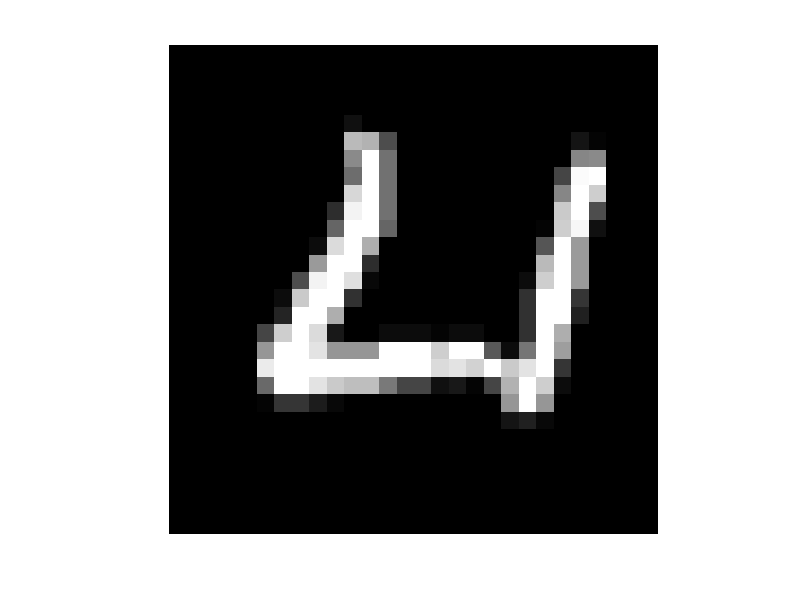

Write the MATLAB code that produced this figure.
M = [0,0,0,0,0,0,0,0,0,0,0,0,0,0,0,0,0,0,0,0,0,0,0,0,0,0,0,0,0,0,0,0,0,0,0,0,0,0,0,0,0,0,0,0,0,0,0,0,0,0,0,0,0,0,0,0,0,0,0,0,0,0,0,0,0,0,0,0,0,0,0,0,0,0,0,0,0,0,0,0,0,0,0,0,0,0,0,0,0,0,0,0,0,0,0,0,0,0,0,0,0,0,0,0,0,0,0,0,0,0,0,0,0,0,0,0,0,0,0,0,0,0,16,2,0,0,0,0,0,0,0,0,0,0,0,0,0,0,0,0,0,0,0,0,0,0,0,0,0,0,187,176,76,0,0,0,0,0,0,0,0,0,0,22,4,0,0,0,0,0,0,0,0,0,0,0,0,0,137,254,113,0,0,0,0,0,0,0,0,0,0,134,139,0,0,0,0,0,0,0,0,0,0,0,0,0,108,254,113,0,0,0,0,0,0,0,0,0,69,248,254,0,0,0,0,0,0,0,0,0,0,0,0,0,213,254,113,0,0,0,0,0,0,0,0,0,133,254,204,0,0,0,0,0,0,0,0,0,0,0,0,44,240,254,113,0,0,0,0,0,0,0,0,0,202,254,78,0,0,0,0,0,0,0,0,0,0,0,0,101,254,254,102,0,0,0,0,0,0,0,0,7,207,245,16,0,0,0,0,0,0,0,0,0,0,0,12,216,254,173,0,0,0,0,0,0,0,0,0,86,254,153,0,0,0,0,0,0,0,0,0,0,0,0,155,254,254,47,0,0,0,0,0,0,0,0,0,184,254,153,0,0,0,0,0,0,0,0,0,0,0,78,240,254,222,8,0,0,0,0,0,0,0,0,15,206,254,153,0,0,0,0,0,0,0,0,0,0,14,203,254,254,48,0,0,0,0,0,0,0,0,0,48,254,254,54,0,0,0,0,0,0,0,0,0,0,36,254,254,173,3,0,0,0,0,0,0,0,0,0,48,254,254,35,0,0,0,0,0,0,0,0,0,71,204,254,218,25,0,1,12,12,12,7,12,12,1,0,48,254,173,1,0,0,0,0,0,0,0,0,0,150,254,254,225,148,148,151,254,254,255,205,254,254,90,13,118,254,157,0,0,0,0,0,0,0,0,0,0,233,254,254,254,254,254,254,254,254,254,218,225,211,254,203,224,254,53,0,0,0,0,0,0,0,0,0,0,107,254,254,224,201,189,189,123,71,71,17,27,7,69,178,254,207,15,0,0,0,0,0,0,0,0,0,0,4,53,53,28,10,0,0,0,0,0,0,0,0,0,148,254,150,0,0,0,0,0,0,0,0,0,0,0,0,0,0,0,0,0,0,0,0,0,0,0,0,0,21,35,10,0,0,0,0,0,0,0,0,0,0,0,0,0,0,0,0,0,0,0,0,0,0,0,0,0,0,0,0,0,0,0,0,0,0,0,0,0,0,0,0,0,0,0,0,0,0,0,0,0,0,0,0,0,0,0,0,0,0,0,0,0,0,0,0,0,0,0,0,0,0,0,0,0,0,0,0,0,0,0,0,0,0,0,0,0,0,0,0,0,0,0,0,0,0,0,0,0,0,0,0,0,0,0,0,0,0,0,0,0,0,0,0,0,0,0,0,0,0,0,0,0,0,0,0,0,0,0,0,0,0,0,0,0,0,0,0,0,0,0,0,0,0,0,0,0,0,0,0,0,0,0,0,0,0,0,0,0,0,0,0,0,0,0,0,0,0,0,0,0,0,0,0,0,0];
IFT = reshape(M, 28, 28);
IFT = IFT';
minimum = min(real(IFT(:)));
disp(minimum);
maximum = max(real(IFT(:)));
disp(maximum);
IFT1 = (IFT - minimum);
IFT1 = real(IFT1)/(maximum - minimum);
disp(size(IFT1));
IFT = IFT1;
figure, imshow(IFT1);